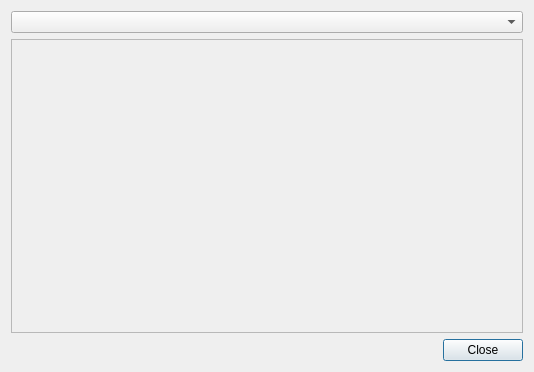
<?xml version="1.0" encoding="UTF-8"?>
<ui version="4.0">
 <class>EditReportsWindow</class>
 <widget class="QDialog" name="EditReportsWindow">
  <property name="geometry">
   <rect>
    <x>0</x>
    <y>0</y>
    <width>534</width>
    <height>372</height>
   </rect>
  </property>
  <property name="windowTitle">
   <string>View/Edit reports</string>
  </property>
  <layout class="QVBoxLayout" name="verticalLayout_2">
   <item>
    <layout class="QVBoxLayout" name="verticalLayout">
     <item>
      <widget class="QComboBox" name="cmbPatient">
       <property name="placeholderText">
        <string>Select a patient...</string>
       </property>
      </widget>
     </item>
     <item>
      <widget class="QScrollArea" name="scrollArea">
       <property name="widgetResizable">
        <bool>true</bool>
       </property>
       <widget class="QWidget" name="scrollAreaWidgetContents">
        <property name="geometry">
         <rect>
          <x>0</x>
          <y>0</y>
          <width>508</width>
          <height>275</height>
         </rect>
        </property>
       </widget>
      </widget>
     </item>
    </layout>
   </item>
   <item>
    <layout class="QHBoxLayout" name="horizontalLayout">
     <item>
      <spacer name="horizontalSpacer">
       <property name="orientation">
        <enum>Qt::Orientation::Horizontal</enum>
       </property>
       <property name="sizeHint" stdset="0">
        <size>
         <width>40</width>
         <height>20</height>
        </size>
       </property>
      </spacer>
     </item>
     <item>
      <widget class="QPushButton" name="btnClose">
       <property name="text">
        <string>Close</string>
       </property>
      </widget>
     </item>
    </layout>
   </item>
  </layout>
 </widget>
 <resources/>
 <connections/>
</ui>
